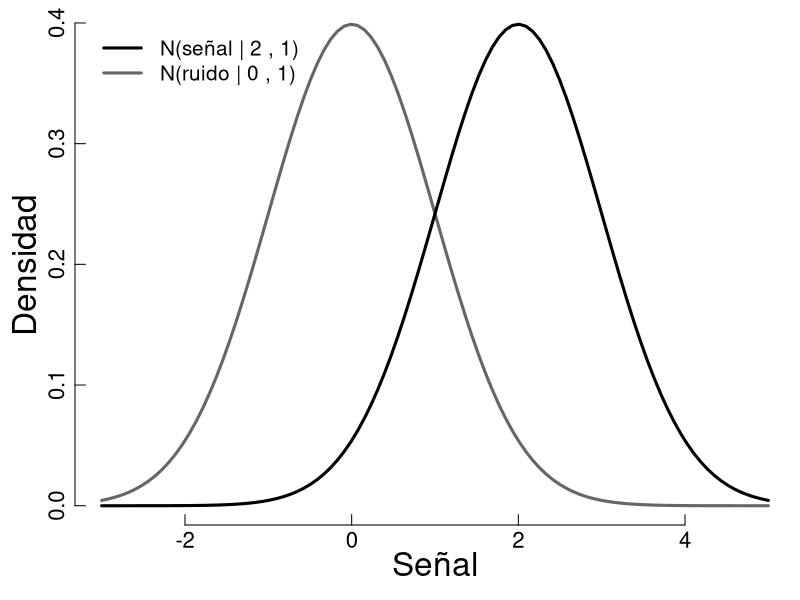
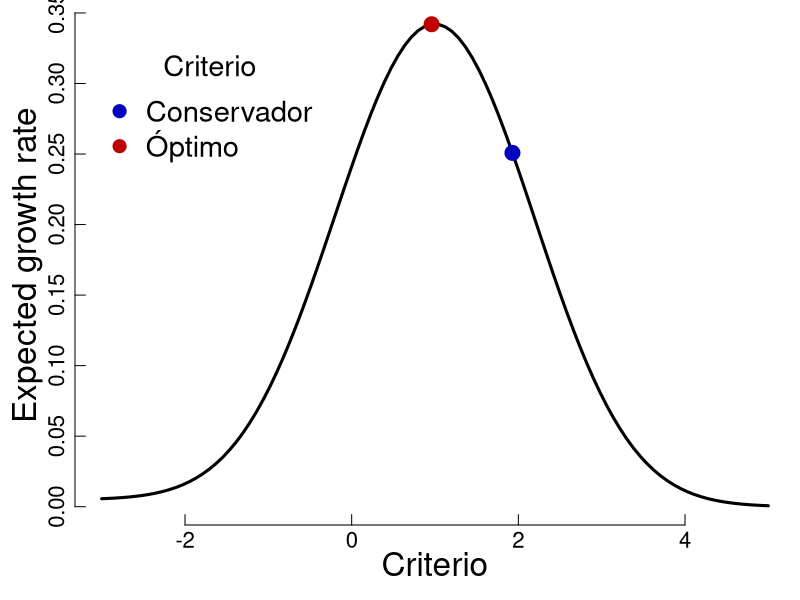
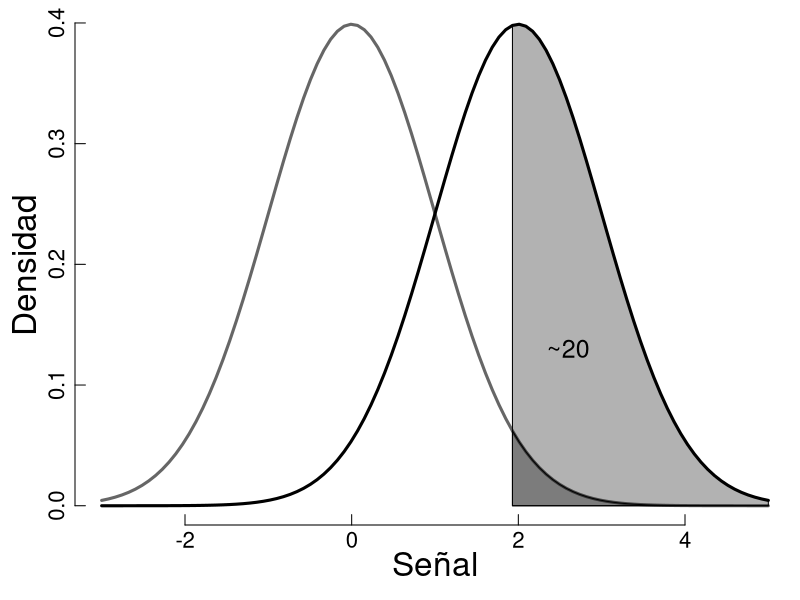
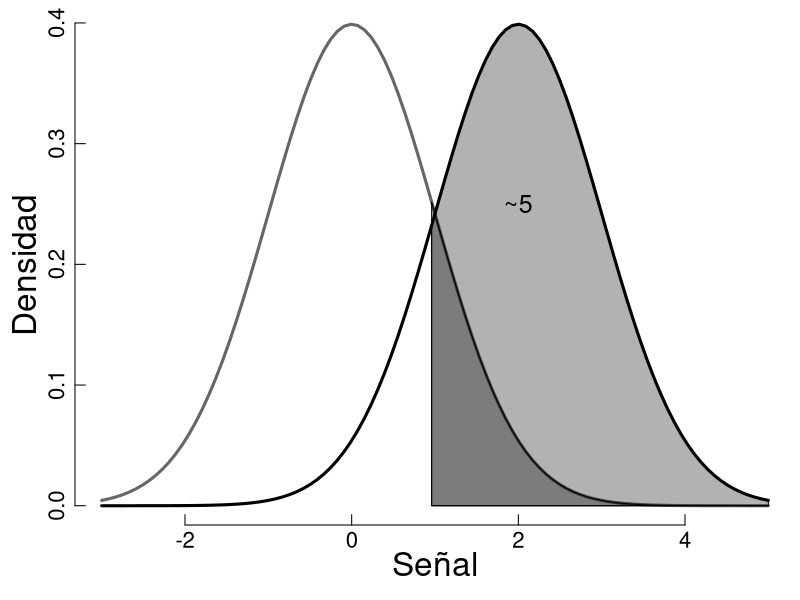
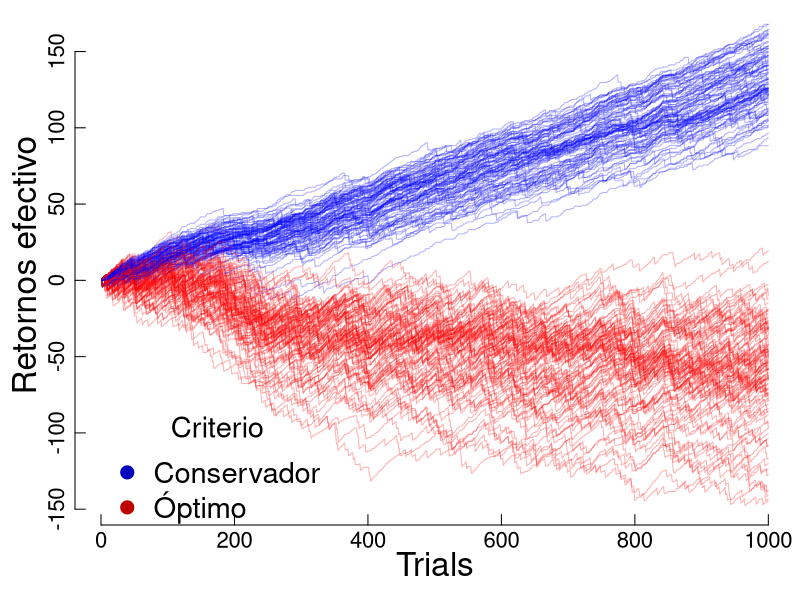

Here is the R script that generated these plots, in order:
##########
## 3.3.bis (ergodicity)
# Optimality and heuristics in perceptual neuroscience. Justin L. Gardner 
oldpar <- par(no.readonly = TRUE)
oldwd <- getwd()
this.dir <- dirname(parent.frame(2)$ofile)
nombre.R <-  sys.frame(1)$ofile
require(tools)
nombre <- print(file_path_sans_ext(nombre.R))
pdf(paste0(nombre,".pdf"), width = 8, height = 5  )
setwd(this.dir)
###############################
conf_0 <- function(){
  return(matrix(0,2,2,dimnames = list(c("T", "F"),c("P", "N")) ))
}
par(mar=c(3.75,3.75,0.25,0.25))

muS <- 2
muR <- 0
sigmaS <- 1
sigmaR <- 1
criterio <- seq(muR-3*sigmaS,muS+3*sigmaS,length.out = 100)

x <- criterio
plot(x,dnorm(x,muR,sigmaR),type="l",axes = F,ann = F,lwd=3,col=rgb(0,0,0,0.6))
lines(x,dnorm(x,muS,sigmaS),lwd=3,lty=1,col=rgb(0,0,0,1))
mtext("Señal", side=1, line=1.75,cex = 2)
mtext("Densidad", side=2, line=1.75,cex = 2)
axis(lwd=1,lwd.ticks=1,side=2,labels=NA,cex.axis=0.6,tck=0.02)
axis(lwd=0,side=2,cex.axis=1.33,line=-0.66)
axis(lwd=1,lwd.ticks=1,side=1,labels=NA,cex.axis=0.6,tck=0.02)
axis(lwd=0,side=1,las=1,cex.axis=1.33,line=-0.66)
legend(-3.2,0.4,lwd=c(3,3),lty=c(1,1), col=c(rgb(0,0,0,1),rgb(0,0,0,0.6)),
       legend = c("N(señal | 2 , 1)","N(ruido | 0 , 1)")
       ,bty = "n",cex = 1.25)


p_P_dado_T <- 1-pnorm(criterio,muS,sigmaS)
p_N_dado_T <- 1- p_P_dado_T
p_N_dado_F <- pnorm(criterio,muR,sigmaS)
p_P_dado_F <- 1- p_N_dado_F
p_T <- 0.5
p_F <- 1 - p_T

#p_P_dado_T_0 <- 1-pnorm(2,muS,sigmaS)
#p_P_dado_F_0 <- 1-pnorm(2,muR,sigmaR)
#p_T_dado_P_0 <- (p_P_dado_T_0*p_T)/sum(p_P_dado_T_0*p_T + p_P_dado_F_0*p_F)


u <-conf_0()
u["T",] <- c(1,0)
u["F",] <- c(-0.99,0)


additive <- ( p_P_dado_T * p_T * u["T","P"] 
              + p_N_dado_T * p_T * u["T","N"]
              + p_N_dado_F * p_F * u["F","N"] 
              + p_P_dado_F * p_F * u["F","P"] )  
multiplicative <- (     p_P_dado_T * p_T * log((1+u["T","P"])) 
                        + p_N_dado_T * p_T * log((1+u["T","N"]))
                        + p_N_dado_F * p_F * log((1+u["F","N"])) 
                        + p_P_dado_F * p_F * log((1+u["F","P"])) )  
plot(criterio,additive,type="l",axes = F,ann = F,lwd=3)
#lines(criterio,multiplicative,lty=6,lwd=3)
points(criterio[which.max(additive)],additive[which.max(additive)],pch=19,col=rgb(0.75,0,0),cex=2)
points(criterio[which.max(multiplicative)],additive[which.max(multiplicative)],cex=2,col=rgb(0,0,0.75),pch=19)
mtext("Criterio", side=1, line=1.75,cex = 2)
mtext("Expected growth rate", side=2, line=1.75,cex = 2)
axis(lwd=1,lwd.ticks=1,side=2,labels=NA,cex.axis=0.6,tck=0.02)
axis(lwd=0,side=2,cex.axis=1.33,line=-0.66)
axis(lwd=1,lwd.ticks=1,side=1,labels=NA,cex.axis=0.6,tck=0.02)
axis(lwd=0,side=1,las=1,cex.axis=1.33,line=-0.66)
legend(-3.1,0.33,pch=c(19,19),col=c(rgb(0,0,0.75),rgb(0.75,0,0)),title="Criterio",
       legend = c("Conservador","Óptimo")
       ,bty = "n",cex = 1.75)

criterio[which.max(additive)] == criterio[which.max(multiplicative)]
-0.09>multiplicative[which.max(additive)]
0.09<multiplicative[which.max(multiplicative)]

lambda_add <- criterio[which.max(additive)]
lambda_mult <- criterio[which.max(multiplicative)]

p_P_dado_T_mul <- 1-pnorm(lambda_mult,muS,sigmaS)
p_P_dado_F_mul <- 1-pnorm(lambda_mult,muR,sigmaS)

multiplicative_likelihood_ratio <- p_P_dado_T_mul/p_P_dado_F_mul
19.6 < multiplicative_likelihood_ratio



plot(x,dnorm(x,muR,sigmaR),type="l",axes = F,ann = F,lwd=3,col=rgb(0,0,0,0.6))
lines(x,dnorm(x,muS,sigmaS),lwd=3,lty=1,col=rgb(0,0,0,1))
mtext("Señal", side=1, line=1.75,cex = 2)
mtext("Densidad", side=2, line=1.75,cex = 2)
axis(lwd=1,lwd.ticks=1,side=2,labels=NA,cex.axis=0.6,tck=0.02)
axis(lwd=0,side=2,cex.axis=1.33,line=-0.66)
axis(lwd=1,lwd.ticks=1,side=1,labels=NA,cex.axis=0.6,tck=0.02)
axis(lwd=0,side=1,las=1,cex.axis=1.33,line=-0.66)
which_mul = seq(which.max(multiplicative),length(x))
polygon(c(x[which_mul],rev(x[which_mul])),c(dnorm(x,muS,sigmaS)[which_mul],rep(0,length(x))[which_mul] ),col=rgb(0,0,0,0.3) )
polygon(c(x[which_mul],rev(x[which_mul])),c(dnorm(x,muR,sigmaR)[which_mul],rep(0,length(x))[which_mul] ),col=rgb(0,0,0,0.3) )
text(2.6,0.13,"~20",cex=1.5)

p_P_dado_T_add <- 1-pnorm(lambda_add,muS,sigmaS)
p_P_dado_F_add <- 1-pnorm(lambda_add,muR,sigmaS)

additive_likelihood_ratio <- p_P_dado_T_add/p_P_dado_F_add
5 < additive_likelihood_ratio

plot(x,dnorm(x,muR,sigmaR),type="l",axes = F,ann = F,lwd=3,col=rgb(0,0,0,0.6))
lines(x,dnorm(x,muS,sigmaS),lwd=3,lty=1,col=rgb(0,0,0,1))
mtext("Señal", side=1, line=1.75,cex = 2)
mtext("Densidad", side=2, line=1.75,cex = 2)
axis(lwd=1,lwd.ticks=1,side=2,labels=NA,cex.axis=0.6,tck=0.02)
axis(lwd=0,side=2,cex.axis=1.33,line=-0.66)
axis(lwd=1,lwd.ticks=1,side=1,labels=NA,cex.axis=0.6,tck=0.02)
axis(lwd=0,side=1,las=1,cex.axis=1.33,line=-0.66)
which_mul = seq(which.max(additive),length(x))
polygon(c(x[which_mul],rev(x[which_mul])),c(dnorm(x,muS,sigmaS)[which_mul],rep(0,length(x))[which_mul] ),col=rgb(0,0,0,0.3) )
polygon(c(x[which_mul],rev(x[which_mul])),c(dnorm(x,muR,sigmaR)[which_mul],rep(0,length(x))[which_mul] ),col=rgb(0,0,0,0.3) )
text(2,0.25,"~5",cex=1.5)




#positivos_T <- rnorm(s,muS,sigmaS) > cr
#positivos_F <- rnorm(r,muR,sigmaR) > cr

set.seed(999)

additive_history <- matrix(NA,100,1000)
multiplicative_history <- matrix(NA,100,1000)
multiplicative_history_opt <- matrix(NA,100,1000)
is_T <- sample(c(T,F),1000,replace=T )
for(i in 1:100){
  P_dado_T <- rnorm(1000,muS,sigmaS) > lambda_add
  P_dado_F <- rnorm(1000,muR,sigmaS) > lambda_add
  additive_history[i,] <- 1+cumsum(P_dado_T*is_T*u["T","P"] + P_dado_F*(!is_T)*u["F","P"] )
  multiplicative_history[i,] <- cumprod(c(1,1+(P_dado_T*is_T*u["T","P"] + P_dado_F*(!is_T)*u["F","P"])))[-1]
  P_dado_T <- rnorm(1000,muS,sigmaS) > lambda_mult
  P_dado_F <- rnorm(1000,muR,sigmaS) > lambda_mult
  multiplicative_history_opt[i,] <- cumprod(c(1,1+(P_dado_T*is_T*u["T","P"] + P_dado_F*(!is_T)*u["F","P"])))[-1]
}


plot(log(multiplicative_history[1,]),type="l",axes = F,ann = F,
     ylim=c(min(log(multiplicative_history)), max(log(multiplicative_history_opt))),col=rgb(1,0,0,0.3))
#lines(log(additive_history[1,]),type="l",col=rgb(0,0,1,0.3))
lines(log(multiplicative_history_opt[1,]),type="l",col=rgb(0,0,1,0.3))
for (i in 2:100){
#  lines(log(additive_history[i,]),type="l",col=rgb(0,0,1,0.3))
  lines(log(multiplicative_history[i,]),type="l",col=rgb(1,0,0,0.3))
  lines(log(multiplicative_history_opt[i,]),type="l",col=rgb(0,0,1,0.3))
}
mtext("Trials", side=1, line=1.75,cex = 2)
mtext("Retornos efectivo", side=2, line=1.75,cex = 2)
axis(lwd=1,lwd.ticks=1,side=2,labels=NA,cex.axis=0.6,tck=0.02)
axis(lwd=0,side=2,cex.axis=1.33,line=-0.66)
axis(lwd=1,lwd.ticks=1,side=1,labels=NA,cex.axis=0.6,tck=0.02)
axis(lwd=0,side=1,las=1,cex.axis=1.33,line=-0.66)
legend(0,-80,pch=c(19,19),col=c(rgb(0,0,0.75),rgb(0.75,0,0)),title="Criterio",
       legend = c("Conservador","Óptimo")
       ,bty = "n",cex = 1.75)



#######################################
# end 
dev.off()
#system(paste("pdfcrop -m '0 0 0 0'",paste0(nombre,".pdf") ,paste0(nombre,".pdf")))
setwd(oldwd)
par(oldpar, new=F)
#########################################



